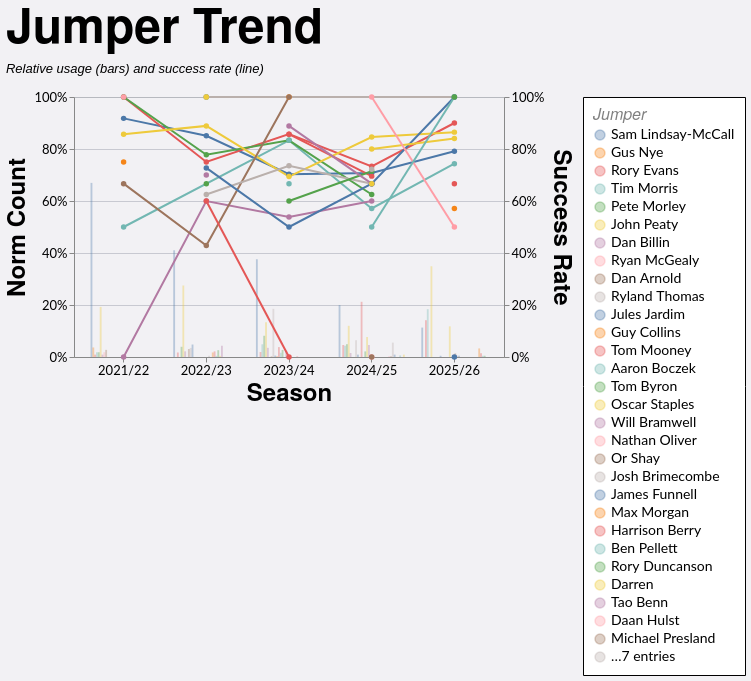

Here is the Vega-Lite specification saved for this chart:
### Vega-Lite specification from a JSON file in a GitHub repository (floating-point values rounded to 4 significant figures; data arrays with more than 128 entries replaced by an {"elided": "..."} marker saying what was removed)
{"config": {"axis": {"labelFont": "Lato, sans-serif", "titleFont": "PT Sans Narrow, Helvetica Neue, Helvetica, Arial, sans-serif", "labelFontSize": 13, "titleFontSize": 24, "gridColor": "#202947", "gridOpacity": 0.2}, "header": {"labelFont": "PT Sans Narrow, Helvetica Neue, Helvetica, Arial, sans-serif", "titleFont": "PT Sans Narrow, Helvetica Neue, Helvetica, Arial, sans-serif", "labelFontSize": 24, "titleFontSize": 28, "labelFontWeight": "bold", "orient": "left"}, "legend": {"labelFont": "Lato, sans-serif", "titleFont": "PT Sans Narrow, Helvetica Neue, Helvetica, Arial, sans-serif", "labelFontSize": 14, "titleFontSize": 16, "titlePadding": 5, "fillColor": "white", "strokeColor": "black", "padding": 10, "titleFontWeight": "lighter", "titleFontStyle": "italic", "titleColor": "gray", "offset": 10}, "title": {"font": "PT Sans Narrow, Helvetica Neue, Helvetica, Arial, sans-serif", "fontSize": 48, "fontWeight": "bold", "anchor": "start", "align": "center", "titlePadding": 20, "subtitlePadding": 10, "subtitleFontSize": 13, "subtitleColor": "", "subtitleFontStyle": "italic", "offset": 15, "color": "black"}, "axisX": {"labelAngle": 0}, "facet": {"title": null, "header": null, "align": {"row": "each", "column": "each"}}, "resolve": {"scale": {"y": "independent", "facet": "independent"}}, "background": "#f2f1f4"}, "layer": [{"mark": {"type": "bar", "opacity": 0.35}, "encoding": {"color": {"field": "jumper", "sort": null, "title": "Jumper", "type": "nominal"}, "tooltip": [{"field": "season", "title": "Season", "type": "nominal"}, {"field": "jumper", "title": "Jumper", "type": "nominal"}, {"field": "won", "format": ",.0f", "title": "Won", "type": "quantitative"}, {"field": "attempts", "format": ",.0f", "title": "Attempts", "type": "quantitative"}, {"field": "norm_count", "format": ".1%", "title": "Norm Count", "type": "quantitative"}, {"field": "success_rate", "format": ".1%", "title": "Success Rate", "type": "quantitative"}], "x": {"field": "season", "sort": ["2021/22", "2022/23", "2023/24", "2024/25", "2025/26"], "title": "Season", "type": "nominal"}, "xOffset": {"field": "jumper", "sort": null, "type": "nominal"}, "y": {"axis": {"format": "%", "orient": "left"}, "field": "norm_count", "scale": {"domain": [0, 1]}, "title": "Norm Count", "type": "quantitative"}}, "transform": [{"filter": "(loSquad == 'All' || datum.squad == loSquad) && (loGameType == 'All' || (loGameType == 'League + Cup' && (datum.game_type == 'League' || datum.game_type == 'Cup')) || (loGameType == 'League only' && datum.game_type == 'League') || datum.game_type == loGameType) && (loOpposition == 'All' || datum.opposition == loOpposition) && (loThrower == 'All' || datum.thrower == loThrower) && (loJumper == 'All' || datum.jumper == loJumper) && (loArea == 'All' || datum.area == loArea) && (loNumbers == 'All' || datum.numbers == loNumbers) && (loCallType == 'All' || datum.call_type == loCallType)"}, {"aggregate": [{"op": "count", "as": "attempts"}, {"op": "sum", "field": "won", "as": "won"}], "groupby": ["season", "jumper"]}, {"joinaggregate": [{"op": "sum", "field": "attempts", "as": "season_attempts"}], "groupby": ["season"]}, {"calculate": "datum.attempts / datum.season_attempts", "as": "norm_count"}, {"calculate": "datum.won / datum.attempts", "as": "success_rate"}]}, {"mark": {"type": "line", "point": true, "strokeWidth": 2}, "encoding": {"color": {"field": "jumper", "sort": null, "title": "Jumper", "type": "nominal"}, "detail": {"field": "jumper", "type": "nominal"}, "tooltip": [{"field": "season", "title": "Season", "type": "nominal"}, {"field": "jumper", "title": "Jumper", "type": "nominal"}, {"field": "won", "format": ",.0f", "title": "Won", "type": "quantitative"}, {"field": "attempts", "format": ",.0f", "title": "Attempts", "type": "quantitative"}, {"field": "norm_count", "format": ".1%", "title": "Norm Count", "type": "quantitative"}, {"field": "success_rate", "format": ".1%", "title": "Success Rate", "type": "quantitative"}], "x": {"field": "season", "sort": ["2021/22", "2022/23", "2023/24", "2024/25", "2025/26"], "title": "Season", "type": "nominal"}, "y": {"axis": {"format": "%", "orient": "right"}, "field": "success_rate", "scale": {"domain": [0, 1]}, "title": "Success Rate", "type": "quantitative"}}, "transform": [{"filter": "(loSquad == 'All' || datum.squad == loSquad) && (loGameType == 'All' || (loGameType == 'League + Cup' && (datum.game_type == 'League' || datum.game_type == 'Cup')) || (loGameType == 'League only' && datum.game_type == 'League') || datum.game_type == loGameType) && (loOpposition == 'All' || datum.opposition == loOpposition) && (loThrower == 'All' || datum.thrower == loThrower) && (loJumper == 'All' || datum.jumper == loJumper) && (loArea == 'All' || datum.area == loArea) && (loNumbers == 'All' || datum.numbers == loNumbers) && (loCallType == 'All' || datum.call_type == loCallType)"}, {"aggregate": [{"op": "count", "as": "attempts"}, {"op": "sum", "field": "won", "as": "won"}], "groupby": ["season", "jumper"]}, {"joinaggregate": [{"op": "sum", "field": "attempts", "as": "season_attempts"}], "groupby": ["season"]}, {"calculate": "datum.attempts / datum.season_attempts", "as": "norm_count"}, {"calculate": "datum.won / datum.attempts", "as": "success_rate"}]}], "data": {"name": "data-e2cc7a9e7d11ff6d493dc632215dd0ca"}, "height": 260, "params": [{"name": "loSquad", "value": "All"}, {"name": "loSeason", "value": "All"}, {"name": "loGameType", "value": "All"}, {"name": "loOpposition", "value": "All"}, {"name": "loThrower", "value": "All"}, {"name": "loJumper", "value": "All"}, {"name": "loArea", "value": "All"}, {"name": "loNumbers", "value": "All"}, {"name": "loCallType", "value": "All"}], "resolve": {"scale": {"y": "independent"}}, "title": {"text": "Jumper Trend", "subtitle": "Relative usage (bars) and success rate (line)"}, "width": 430, "$schema": "https://vega.github.io/schema/vega-lite/v5.20.1.json", "datasets": {"data-e2cc7a9e7d11ff6d493dc632215dd0ca": {"elided": "1242 records"}}}
